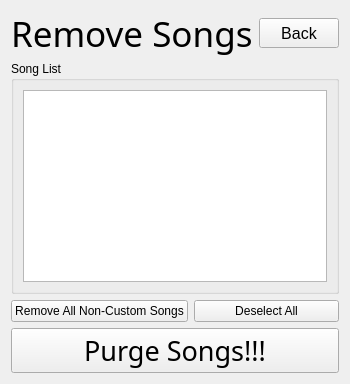
      <widget class="QWidget" name="RemoveSong">
       <layout class="QVBoxLayout" name="verticalLayout_20">
        <item>
         <layout class="QHBoxLayout" name="RS_Title">
          <item>
           <widget class="QLabel" name="RS_Title_Label">
            <property name="maximumSize">
             <size>
              <width>16777215</width>
              <height>44</height>
             </size>
            </property>
            <property name="font">
             <font>
              <family>Continuum Medium</family>
              <pointsize>26</pointsize>
             </font>
            </property>
            <property name="text">
             <string>Remove Songs</string>
            </property>
           </widget>
          </item>
          <item>
           <widget class="QPushButton" name="RS_Back_Button">
            <property name="maximumSize">
             <size>
              <width>100</width>
              <height>30</height>
             </size>
            </property>
            <property name="font">
             <font>
              <pointsize>12</pointsize>
             </font>
            </property>
            <property name="text">
             <string>Back</string>
            </property>
           </widget>
          </item>
         </layout>
        </item>
        <item>
         <widget class="QGroupBox" name="RS_SongBox">
          <property name="title">
           <string>Song List</string>
          </property>
          <layout class="QVBoxLayout" name="verticalLayout_19">
           <item>
            <widget class="QListWidget" name="RS_Songs">
             <property name="selectionMode">
              <enum>QAbstractItemView::ExtendedSelection</enum>
             </property>
             <property name="movement">
              <enum>QListView::Static</enum>
             </property>
            </widget>
           </item>
          </layout>
         </widget>
        </item>
        <item>
         <layout class="QHBoxLayout" name="RS_Buttons">
          <item>
           <widget class="QPushButton" name="RS_RemoveCustomSongs">
            <property name="text">
             <string>Remove All Non-Custom Songs</string>
            </property>
           </widget>
          </item>
          <item>
           <widget class="QPushButton" name="RS_Deselect_Button">
            <property name="text">
             <string>Deselect All</string>
            </property>
           </widget>
          </item>
         </layout>
        </item>
        <item>
         <widget class="QPushButton" name="RS_Patch">
          <property name="minimumSize">
           <size>
            <width>0</width>
            <height>45</height>
           </size>
          </property>
          <property name="font">
           <font>
            <family>Continuum Medium</family>
            <pointsize>20</pointsize>
           </font>
          </property>
          <property name="text">
           <string>Purge Songs!!!</string>
          </property>
         </widget>
        </item>
       </layout>
      </widget>
